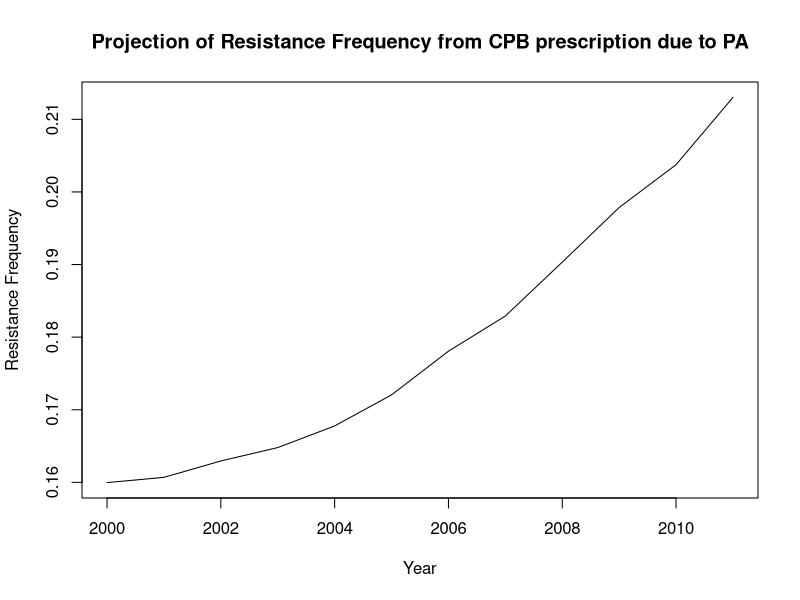

Here is the R script that generated this plot: (Note: this script raises an error after producing the figure.)
## ---- chunk 1
library(stats4)
setwd( "/Users/yiziyingchen/Desktop/Townsend/Bac resist-Freq")
library("readxl")
bac.PA =  read_excel("Bac2.xlsx", sheet = 1)
bac.PA$iso = bac.PA$`CDDEP Isolates_PA`+bac.PA$`MERCK Isolates_PA`
bac.PA$resis = bac.PA$Resistance_PA...3 + bac.PA$Resistance_PA...5
bac.PA$freq = bac.PA$resis/bac.PA$iso

t = seq(0,11,1)
bac.consump = bac.PA$Consumption

bac.d1 = c()
bac.d2 = c()
bac.c3 = c()
bac.d4 = c()
bac.d5 = c()
bac.d.mean = c()
bac.theta.m <- c()
set.seed(12345)
for (i in 1:1000){
  bac.d1 <- rnorm(1, 0.989, 0.006)
  bac.d2 <- rnorm(1, 0.964, 0.008)
  bac.d3 <- rnorm(1, 0.974, 0.013)
  bac.d4 <- rnorm(1, 0.985, 0.005)
  bac.d5 <- rnorm(1, 0.982, 0.007)
  bac.d.mean <- (bac.d1+bac.d2+bac.d3+bac.d4+bac.d5)/5
  bac.theta.m <- c(bac.theta.m, bac.d.mean)
}

#bac.pa.theta <- mean(bac.d1, bac.d2,bac.d3, bac.d4, bac.d5)
bac.pa.theta <- sort(bac.theta.m)[500]
bac.theta.l <- sort(bac.theta.m)[250]
bac.theta.u <- sort(bac.theta.m)[750]
bac.pa.theta <- sort(bac.theta.m)[500]
bac.pa.k <- bac.PA$resis
bac.pa.n <- bac.PA$iso
bac.a <- sum(bac.PA$Consumption)/12
bac.pa.a <- rep(bac.a, 12)
## ---- chunk 2
#find rho value by assuming equal a(t) and fit linear regression
library(nlme)
t = seq(0,11,1)
bac.at <- sum(bac.PA$Consumption)/12
bac.fit1 <- lm(log(1/bac.PA$freq -1) ~ t)
bac.inter <- summary(bac.fit1)$coefficient[1]         
bac.slope <- summary(bac.fit1)$coefficient[2]         
bac.pa.m = -bac.slope
bac.pa.rho = (bac.pa.m-(bac.pa.theta -1))/bac.a
bac.pa.r0 = 1/(exp(bac.inter)+1)

bac.pa.rt <- exp((bac.pa.rho*bac.PA$Consumption+bac.pa.theta-1)*t) / (1/bac.pa.r0 -1 + exp((bac.pa.rho*bac.PA$Consumption+bac.pa.theta-1)*t))

#plot projected rt 2011-2014
library(calibrate)
cbind(bac.pa.rho, bac.pa.r0)
plot((2000+t), bac.pa.rt, type = "l", xlab = "Year", ylab = "Resistance Frequency", main = "Projection of Resistance Frequency from CPB prescription due to PA")
data.frame(bac.pa.rt, bac.PA$freq)
## ---- chunk 3
bac.consump <- lm(Consumption ~ t, data = bac.PA)
bac.data <- data.frame(consump = bac.PA$Consumption, time = t)
bac.consump1 <- lm(consump ~ time, data = bac.data)
bac.conf.int <- predict(bac.consump1, interval = "conf", newdata = data.frame(time = c(12:45)))
bac.consump.l <- as.numeric(bac.conf.int[,2])
bac.consump.u <- as.numeric(bac.conf.int[,3])
bac.consump.g <- as.numeric(bac.conf.int[,1])

t.g<- seq(12,45,1)

#bac.consump.trend.g<-sapply(t.g, function(i) (summary(bac.consump)$coefficients[1] + i*summary(bac.consump)$coefficients[2]))
bac.rt.trend.g <- exp((bac.pa.rho*bac.consump.g + bac.pa.theta -1)*t.g) / (1/bac.pa.r0 -1 + exp((bac.pa.rho*bac.consump.g + bac.pa.theta -1)*t.g))
bac.rt.trend.l <- exp((bac.pa.rho*bac.consump.l + bac.pa.theta.l -1)*t.g) / (1/bac.pa.r0 -1 + exp((bac.pa.rho*bac.consump.l + bac.pa.theta.l -1)*t.g))

bac.rt.trend.u <- exp((bac.pa.rho*bac.consump.u + bac.pa.theta.u -1)*t.g) / (1/bac.pa.r0 -1 + exp((bac.pa.rho*bac.consump.u + bac.pa.theta.u -1)*t.g))
bac.rt.trend.l
bac.rt.trend.g
bac.rt.trend.u
## ---- chunk 4

t2 <- seq(26,30,1)
t3 <- seq(31,35,1)
t4 <- seq(36,40,1)

rt <- function(t_start,t_end, t){
  bac.m.trend <- bac.pa.rho*bac.consump.trend.g[t_start:t_end] + bac.pa.theta-1
  bac.rt.trend <- exp(bac.m.trend*t) / (1/bac.pa.r0 -1 + exp(bac.m.trend*t))
  return(bac.rt.trend)
}


bac.rt2025 <- rt(15,19,t2)
bac.rt2030 <- rt(20,24,t3)
bac.rt2030 <- rt(25,29,t4)
## ---- chunk 5
bac.consump.trend <-c()
bac.c.trend <- c()
rt_st <- function(t_start, t_end, t){
  for (i in 1:5){
    bac.consump.trend[i] <- (1-(0.517/5)*i)*bac.consump.trend.g[i+t_start-12]
    bac.c.trend <- c(bac.c.trend, bac.consump.trend[i])
  }
  bac.m.trend <-  bac.pa.rho*bac.c.trend + bac.pa.theta -1
  bac.rt.trend <- exp(bac.m.trend*t) / (1/bac.pa.r0 -1 + exp(bac.m.trend*t))
  return(bac.rt.trend)
}

bac.rt2020st <- rt_st(21,25,t2)
bac.rt2025st <- rt_st(25,29,t3)
bac.rt2030st <- rt_st(30,34,t4)

## ---- chunk 6
fit.data <- data.frame(resp = log(1/bac.PA$freq -1), time = c(0:11))
bac.fit1 <- lm(resp ~ time, data = fit.data)
predict(bac.fit1, interval = "conf", newdata = data.frame(time = c(12:45)))

## ---- chunk 7
bac.rt.trend.l <- matrix(NA, ncol = 34, nrow = 1000)
bac.rt.trend.u <- matrix(NA, ncol = 34, nrow = 1000)
cons.l <- as.numeric(bac.conf.int[,2])
cons.u <- as.numeric(bac.conf.int[,3])

for (i in 1:1000){
  for (j in 1:34){
  bac.rt.trend.l[i,j] <- exp((bac.pa.rho*cons.l[j]+bac.theta.m[i]-1)*(j+11)) / (1/bac.pa.r01 -1 + exp((bac.pa.rho*cons.l[j]+bac.theta.m[i]-1)*(j+11)))
  bac.rt.trend.u[i,j] <- exp((bac.pa.rho*cons.u[j]+bac.theta.m[i]-1)*(j+11)) / (1/bac.pa.r01 -1 + exp((bac.pa.rho*cons.u[j]+bac.theta.m[i]-1)*(j+11)))
}
}

bac.rt.trend <- rbind(bac.rt.trend.l, bac.rt.trend.u)

for (i in 1:34){
  bac.rt.trend[,i] <- sort(bac.rt.trend[,i], decreasing = FALSE)
}

bac.rt.trend.l <- exp((bac.pa.rho*cons.l+bac.theta.l-1)*c(12:45)) / (1/bac.pa.r0 -1 + exp((bac.pa.rho*cons.l+bac.theta.l-1)*c(12:45)))
bac.rt.trend.u <- exp((bac.pa.rho*cons.u+bac.theta.u-1)*c(12:45)) / (1/bac.pa.r0 -1 + exp((bac.pa.rho*cons.u+bac.theta.u-1)*c(12:45)))
bac.rt.trend.g <- exp((bac.pa.rho*bac.consump.g+bac.pa.theta-1)*c(12:40)) / (1/bac.pa.r0 -1 + exp((bac.pa.rho*bac.consump.g+bac.pa.theta-1)*c(12:45)))

bac.rt.trend.g <- exp((bac.pa.rho*bac.consump.g + bac.pa.theta -1)*c(12:45)) / (1/bac.pa.r0 -1 + exp((bac.pa.rho*bac.consump.g + bac.pa.theta -1)*c(12:45)))



bac.theta.l
bac.pa.theta
bac.theta.u

cons.l
bac.consump.trend.g
cons.u

bac.rt.l <- bac.rt.trend[250,]
bac.rt.u <- bac.rt.trend[170,]

bac.rt.l
bac.rt.u
bac.rt.trend.l
bac.rt.trend.u
bac.rt.trend.g
## ---- chunk 8
##resampling consump
bac.fit1 <- lm(log(1/bac.PA$freq -1) ~ c(0:11))
bac.fit2 <- lm(log(1/bac.rt.trend.g -1) ~ c(12:45))

resampled.consump <- matrix(NA, nrow = 1000, ncol = length(bac.consump.trend.g))
for (i in 1:1000){
  for (j in 1:length(bac.consump.trend.g)){
    resampled.consump[i,j] = rnorm(1,bac.consump.trend.g[j],1)
  }
}

for (i in 1:length(bac.consump.trend.g)){
  resampled.consump[,i] = sort(resampled.consump[,i])
}

bac.consump.l <- resampled.consump[250,]
bac.consump.u <- resampled.consump[750,]

##resampling theta
t.g <- c(12:45)
bac.m.l <- bac.pa.rho*cons.l + bac.theta.l -1
bac.rt.l <- exp(bac.m.l*t.g) / (1/bac.pa.r0 -1 + exp(bac.m.l*t.g))

bac.m.u <- bac.pa.rho*cons.u + bac.theta.u -1
bac.rt.u <- exp(bac.m.u*t.g) / (1/bac.pa.r0 -1 + exp(bac.m.u*t.g))


bacfreq.l <- exp((bac.pa.rho1*bac.PA$Consumption+bac.theta.l-1)*t) / (1/bac.pa.r01 -1 + exp((bac.pa.rho1*bac.PA$Consumption+bac.theta.l-1)*t))
bacfreq.u <- exp((bac.pa.rho1*bac.PA$Consumption+bac.theta.u-1)*t) / (1/bac.pa.r01 -1 + exp((bac.pa.rho1*bac.PA$Consumption+bac.theta.u-1)*t))

## ---- chunk 9
##MCMC CI
rt.mcmc.l <- matrix(NA, ncol = 34, nrow = 1000)
rt.mcmc.u <- matrix(NA, ncol = 34, nrow = 1000)
for (i in 1:1000){
  for (j in 1:29){
      rt.mcmc.l[i,j] <- rnorm(1, bac.rt.l[j],1)
      rt.mcmc.u[i,j] <- rnorm(1, bac.rt.u[j],1)
  }
}

for (i in 1:29){
  rt.mcmc.l[,i] = sort(rt.mcmc.l[,i])
  rt.mcmc.u[,i] = sort(rt.mcmc.u[,i])
}

rt.mcmc.u[250,]
rt.mcmc.u[750,]

bac.conf.int <- predict(bac.fit1, interval = "conf", newdata = data.frame(c(0:11)))
bac.simreg1 <- function(mod = bac.fit1){
  a = coef(mod)[1]
  b = coef(mod)[2]
  rse = summary(mod)$sigma
  x = c(0:45)
  y.sim <- rnorm(n = length(x), mean = a+b*x, sd = rse)
  lm.sim <- lm(y.sim ~ x)
  coef(lm.sim)
#pa.m = -b
#pa.rho = (pa.m-(pa.theta -1))/at
#pa.r0 = 1/(exp(a)+1)

#pa.rt <- exp((pa.rho*PA$consump+pa.theta-1)*t) / (1/pa.r0 -1 + #exp((pa.rho*PA$consump+pa.theta-1)*t))
}

set.seed(12345)
bac.rt.all = c()
for(i in 1:12){
  bac.rt.sim <- rnorm(n = 1000, mean = bac.PA$freq, sd = summary(bac.fit1)$sigma)
  bac.rt.sim <- bac.rt.sim[order(bac.rt.sim)]
  bac.rt.all <- cbind(bac.rt.all, bac.rt.sim)
  bac.CI.l <- bac.rt.all[250,]
  bac.CI.u <- bac.rt.all[750,]
}

bacfreq.rt.l <- as.vector(bac.CI.l)
bacfreq.rt.u <- as.vector(bac.CI.u)


bac.rt.sim.2020 <- rnorm(n = 1000, mean = max(bac.rt2020st), sd = summary(bac.fit1)$sigma)
bac.rt.sim.2020 <- bac.rt.sim.2020[order(bac.rt.sim.2020)]
bac.rt.sim.2020[250]
bac.rt.sim.2020[750]

bac.rt.sim.2030 <- rnorm(n = 1000, mean = max(bac.rt2030st), sd = summary(bac.fit1)$sigma)
bac.rt.sim.2030 <- bac.rt.sim.2030[order(bac.rt.sim.2030)]
bac.rt.sim.2030[250]
bac.rt.sim.2030[750]

#MC simulation
N <- 1000
bac.simulated.coef <- replicate(N, bac.simreg1())
bac.simulated.coef <- t(bac.simulated.coef)
sd(bac.simulated.coef[,1])
sd(bac.simulated.coef[,2])
summary(bac.fit1)$coef[,1:2]
#MCMC CI for the slope
bac.slop.ci <- quantile(bac.simulated.coef[,2], c(0.025, 0.975))
#MCMC CI for the intercept
bac.inter.ci <- quantile(bac.simulated.coef[,1], c(0.025, 0.975))
#acutal intercept CI
confint(bac.fit1)[1,]
#acutal slope CI
confint(bac.fit1)[2,]


#rho CI
bac.pa.m.l = -bac.slop.ci[2]
bac.pa.m.u = -bac.slop.ci[1]
bac.pa.rho.l = (bac.pa.m.l-(bac.pa.theta.l -1))/bac.at
bac.pa.rho.u = (bac.pa.m.u-(bac.pa.theta.u -1))/bac.at
c(bac.pa.rho.l, bac.pa.rho.u)
#r0 CI
bac.inter.ci.l = bac.inter.ci[2]
bac.inter.ci.u = bac.inter.ci[1]
bac.pa.r0.l = 1/(exp(bac.inter.ci.l)+1)
bac.pa.r0.u = 1/(exp(bac.inter.ci.u)+1)
c(bac.pa.r0.l, bac.pa.r0.u)


bac.m.trend.g.l <- bac.pa.rho.l*c(bac.consump.trend.g) + bac.pa.theta.l -1
bac.m.trend.g.u <- bac.pa.rho.u*c(bac.consump.trend.g) + bac.pa.theta.u -1

bac.rt.trend.g.l <- exp(bac.m.trend.g.l*c(12:45)) / (1/bac.pa.r0.l -1 + exp(bac.m.trend.g.l*c(12:45)))
bac.rt.trend.g.u <- exp(bac.m.trend.g.u*c(12:45)) / (1/bac.pa.r0.l -1 + exp(bac.m.trend.g.u*c(12:45)))

data.frame(year = 2012:2040, lwr = bac.rt.trend.g.l, upr = bac.rt.trend.g.u, bac.rt.trend.g)


#0:12 CI
bacfreq.rt.l <- bac.PA$freq - 1.96*sqrt(bac.PA$freq*(1-bac.PA$freq)/bac.PA$iso)
bacfreq.rt.u <- bac.PA$freq + 1.96*sqrt(bac.PA$freq*(1-bac.PA$freq)/bac.PA$iso)

rt = matrix(nrow = 1000, ncol = 34)
for (i in 1:34){
  rt[,i] = rnorm(n = 1000, mean = bac.rt.trend.g.l[i], sd = summary(bac.fit1)$sigma)
  rt[,i] = sort(rt[,i])
}

rtl = rt[250,]
rtu = rt[750,]
#pa.rho.l = (pa.m.l-(bac.pa.theta -1))/at
#pa.rho.u = (pa.m.u-(bac.pa.theta -1))/at

#sd(simulated.coef[,1])
#sd(simulated.coef[,2])


#m.l <- pa.rho.l*at + bac.pa.theta -1
#m.u <- pa.rho.u*at + bac.pa.theta -1
#rt.l <- exp(m.l*c(0:12)) / (1/pa.r0.l -1 + exp(m.l*c(0:12)))
#rt.u <- exp(m.u*c(0:12)) / (1/pa.r0.u -1 + exp(m.u*c(0:12)))
## ---- chunk 10
require(ggplot2)
require(plotrix)
require(grid)
require(gridExtra)
bac.dat <- data.frame(Year = 2000:2045, y = c(bac.PA$freq, bac.rt.trend.g[1:13], bac.rt2020st, rep(min(bac.rt2020st),15), bac.PA$freq, bac.rt.trend.g[1:18], bac.rt2025st, rep(min(bac.rt2025st),10), bac.PA$freq, bac.rt.trend.g[1:23], bac.rt2030st, rep(min(bac.rt2030st),5), bac.PA$freq, bac.rt.trend.g),  
                      lwr = rep(c(bacfreq.rt.l, rep(NA,34)),4), 
                      upr = rep(c(bacfreq.rt.u, rep(NA,34)),4),
                      l = rep(c(rep(NA,12),bac.rt.trend.l),4), 
                      u = rep(c(rep(NA,12),bac.rt.trend.u),4), 
                      Year.Start = factor(c(rep(2025,46), rep(2030,46), rep(2035,46), rep("none", 46))), 
                      Stewardship = factor(c(rep("with stewarship", 46*3), rep("no stewarship", 46))))

bac1 <- data.frame(Year = 2000:2011, y = bac.PA$freq, Stewardship = NA)
bac2 <- data.frame(Year = 2000:2045, y= c(bac.PA$freq,bac.rt.trend.g), Stewardship = NA)
bac3 <- data.frame(Year = 2012:2045, y= bac.rt.trend.g, Stewardship = NA)

p.bac <- ggplot(bac.dat, aes(x=Year, y=y, color=Year.Start)) + 
geom_line(aes(linetype = Stewardship)) + scale_linetype_manual(values=c("solid", "dotdash")) + scale_colour_manual(values=c("blue", "purple", "red", "black"))+ theme(legend.position = "none") +  theme_classic() + ylab("Resistance Frequency") + theme(legend.position ="bottom", axis.text=element_text(size=14), axis.title=element_text(size=14,face="bold")) + ggtitle("Bacteremia") + geom_errorbar(aes(ymin = lwr, ymax = upr), width = 0.4, color = "darkorange") + geom_ribbon(aes(ymin=l,ymax=u),alpha=0.2, fill = "blue",colour = NA) + theme_classic() + ylab("Resistance Frequency") + ggtitle("Bacteremia") + theme(plot.title =element_text(size=16, face="bold", hjust = 0.5), axis.title.y = element_text(size = 13), axis.title.x = element_text(size = 13), axis.text.x = element_text(size=13),axis.text.y = element_text(size=13))

jpeg(file="/Users/yiziyingchen/Desktop/Townsend/P.A./bac2_rt.jpeg",
width=500, height=400)

ggsave("bac2_rt.jpeg", width = 7, height = 5)
p.bac.plot2 <- p.bac + theme(plot.title =element_text(size=18, face="bold", hjust = 0.5), legend.position ="none")
## ---- chunk 11
#Resistance frequency compare
library(scales)
rt.compare <- function(x1, x2) percent(((max(x1) - min(x2)) / min(x2)))
#2020 intervention
bac.inter1 <- rt.compare(bac.rt2020, bac.rt2020st)
#2025 intervention
bac.inter2 <- rt.compare(bac.rt2025, bac.rt2025st)
#2030 intervention
bac.inter3<- rt.compare(bac.rt2030, bac.rt2030st)
intervention <- c(2020,2025,2030)
#5-year RF change percentage with intervention
bac.RF_diff <- c(bac.inter1, bac.inter2, bac.inter3)
data.frame(intervention,bac.RF_diff)
#5-year end point RF
bac.START_RF = c(max(bac.rt2020), max(bac.rt2025), max(bac.rt2030))
bac.END_RF = c(min(bac.rt2020st), min(bac.rt2025st), min(bac.rt2030st))
data.frame(intervention, bac.START_RF, bac.END_RF)

path = "/Users/yiziyingchen/Desktop/Townsend/P.A./"

library(openxlsx)
write.xlsx(data.frame(intervention, bac.START_RF, bac.END_RF), file =  paste0(path, "bac_rf.xlsx"), append = FALSE)
## ---- chunk 12
pop = read_excel("population.xlsx", sheet = 1)
bac.pa = bac.PA$`bac-PA`[12]
cbp.bac = bac.PA$`cbp-bac`[12]
#ratio of pneu contributed by PA should not be decreasing; take the last time point
in.cbp = 0.136736215
##==1468/(1468+10736)
bac = 2.157*10^-3 #per Y
#pneu.pa =c()
#p1 = c()
#for(i in 15:40){
  #p1 = summary(m1)$coefficient[1] + summary(m1)$coefficient[2]*i
  #pneu.pa = c(pneu.pa,p1)
#}

#pneu.pa

bac.case = c()
bac.cn = c()
for(i in 19:40){
  bac.cn = bac.pa*cbp.bac*pop$Population[(i-14)]*bac
  bac.case = c(bac.case,bac.cn)
}
case = c()
case_reduc <- function(start, end){
  for (i in 1:5)
  case[i] <- (1-(0.517/5)*i)*bac.case[i+start-20]
  return(case)
}

bac.c25 = bac.rt.trend.g[13]*bac.case[6]
bac.c25.1 = bac.rt2020st[5]*case_reduc(21, 25)[5]
bac.int.2020 = bac.c25 - bac.c25.1
bac.c30 = bac.rt.trend.g[18]*bac.case[11]
bac.c30.1 = bac.rt2025st[5]*case_reduc(26, 30)[5]
bac.int.2025 = bac.c30 - bac.c30.1
bac.c35 = bac.rt.trend.g[23]*bac.case[16]
bac.c35.1 = bac.rt2030st[5]*case_reduc(31, 35)[5]
bac.int.2030 = bac.c35 - bac.c35.1
bac.CASE.diff = c(ceiling(bac.int.2020), ceiling(bac.int.2025), ceiling(bac.int.2030))
YEAR = c(2020,2025,2030)

#5-year end point resistance cases number across US
bac.END.CASE <- ceiling(c(bac.c25.1, bac.c30.1, bac.c35.1))
cbind(YEAR, bac.END.CASE)
bac.NO.STEWARD = c(bac.c25, bac.c30, bac.c35)
#5-year isolate case number change under intervention in US
cbind(YEAR, bac.CASE.diff)
cbind(YEAR, bac.NO.STEWARD)
data.frame(YEAR, bac.END.CASE, bac.NO.STEWARD)

write.xlsx(data.frame(YEAR, bac.END.CASE, bac.NO.STEWARD), file =  paste0(path, "bac_casecompare.xlsx"), append = FALSE)
## ---- chunk 13
bac.c.g1 <- bac.case[1:2]*bac.rt.trend.g[7:8]
bac.c.g2 <- bac.case[1:7]*bac.rt.trend.g[7:13]
bac.c.g3 <- bac.case[1:12]*bac.rt.trend.g[7:18]
bac.c.2020 <- bac.case[3:7]*bac.rt2020st
bac.c.2020.1<- rep(bac.c.2020[5],15)
bac.c.2025 <- bac.case[8:12]*bac.rt2025st
bac.c.2025.1<- rep(bac.c.2025[5],10)
bac.c.2030 <- bac.case[13:17]*bac.rt2030st
bac.c.2030.1<- rep(bac.c.2030[5],5)
## ---- chunk 14
bac.Intervention.YEAR = c(2020,2025,2030)
bac.case.diff.2020 = sum(bac.rt.trend.g[c(9:13)]*bac.case[c(2:6)] - bac.rt2020st*case_reduc(21, 25)) + sum(bac.rt.trend.g[c(14:28)]*bac.case[c(8:22)])-(bac.rt2020st[5]*case_reduc(21, 25)[5])*15
bac.case.diff.2025 = sum(bac.rt.trend.g[c(14:18)]*bac.case[c(7:11)] - bac.rt2025st*case_reduc(26, 30)) + sum(bac.rt.trend.g[c(19:28)]*bac.case[c(13:22)])-(bac.rt2025st[5]*case_reduc(26, 30)[5])*10
bac.case.diff.2030 = sum(bac.rt.trend.g[c(19:23)]*bac.case[c(12:16)] - bac.rt2030st*case_reduc(31, 35)) + sum(bac.rt.trend.g[c(24:28)]*bac.case[c(18:22)])-(bac.rt2030st[5]*case_reduc(31, 35)[5])*5
bac.CASE_SAVE = c(bac.case.diff.2020, bac.case.diff.2025, bac.case.diff.2030)
data.frame(bac.Intervention.YEAR,bac.CASE_SAVE)

write.xlsx(data.frame(bac.Intervention.YEAR, bac.CASE_SAVE), file = paste0(path, "bac_casesave.xlsx"), append = FALSE)
## ---- chunk 15
plot((bac.case*bac.rt.trend.g[7:28]), x = c(2019:2040), ylim = range(0,2500), type = "l",main = "Resistance across US from CBP prescription due to Pneumonia", yaxt = "n",ylab = "Resistance per year", xlab = "Year")
par(new = T)
plot(c(bac.c.g1,bac.c.2020, bac.c.2020.1), x = c(2019:2040), type = "l", ylim = range(0,2500), main = "Resistance across US from CBP prescription due to Pneumonia", xlim = range(2019,2040),ylab = "Resistance per year", yaxt = "n", xlab = "Year", col = "blue", lty = 2)
par(new = T)
plot(c(bac.c.g2, bac.c.2025, bac.c.2025.1), x = c(2019:2040), type = "l", ylim = range(0,2500), main = "Resistance across US from CBP prescription due to Pneumonia", ylab = "Resistance per year", yaxt = "n", xlab = "Year", col = "purple", lty = 2)
par(new = T)
plot(c(bac.c.g3, bac.c.2030, bac.c.2030.1), x = c(2019:2040), type = "l", ylim = range(0,2500), main = "Resistance across US from CBP prescription due to Pneumonia", ylab = "Resistance per year", yaxt = "n", xlab = "Year", col = "red", lty = 2)
axis(side=2, hadj=0.8, cex.axis=0.9, las=2)
legend(2019, 2500, legend = c("without stewardship", "2020", "2025", "2030"), col = c("black", "blue", "purple", "red"), lty = c(1,2,2,2),cex=0.8, text.font=4, bg='lightblue')
## ---- chunk 16
bac.resis1 <- data.frame(Year = 2019:2040, y = c(c(bac.c.g1,bac.c.2020, bac.c.2020.1), bac.case*bac.rt.trend.g[7:28]), Year.Start = factor(c(rep(2020,22), rep("baseline", 22))), Stewardship = factor(c(rep("with stewarship", 22), rep("without stewarship", 22))))

bac.resis2 <- data.frame(Year = 2019:2040, y = c(c(bac.c.g2, bac.c.2025, bac.c.2025.1),bac.case*bac.rt.trend.g[7:28]), Year.Start = factor(c(rep(2025,22), rep("baseline", 22))), Stewardship = factor(c(rep("with stewarship", 22), rep("without stewarship", 22))))

bac.resis3 <- data.frame(Year = 2019:2040, y = c(c(bac.c.g3, bac.c.2030, bac.c.2030.1),bac.case*bac.rt.trend.g[7:28]), Year.Start = factor(c(rep(2030,22), rep("baseline", 22))), Stewardship = factor(c(rep("with stewarship", 22), rep("without stewarship", 22))))

bac.resis1 <- ggplot(bac.resis1, aes(x=Year, y=y, color=Year.Start)) +
geom_line(aes(linetype = Stewardship)) + scale_linetype_manual(values=c("dotdash", "solid")) + scale_colour_manual(values=c("blue", "black"))+ theme(legend.position = "none") +  theme_classic() + ylab("CBP prescription \n per year for Bacteremia") + theme(legend.position ="bottom", axis.text=element_text(size=14), axis.title=element_text(size=14,face="bold")) + ggtitle("Bacteremia") + scale_y_continuous(limits=c(0, 2500))

bac.resis2 <- ggplot(bac.resis2, aes(x=Year, y=y, color=Year.Start)) +
geom_line(aes(linetype = Stewardship)) + scale_linetype_manual(values=c("dotdash", "solid")) + scale_colour_manual(values=c( "purple", "black"))+ theme(legend.position = "none") +  theme_classic() + ylab("CBP prescription \n per year for Bacteremia") + theme(legend.position ="bottom", axis.text=element_text(size=14), axis.title=element_text(size=14,face="bold")) + ggtitle("Bacteremia") + scale_y_continuous(limits=c(0, 2500))

bac.resis3 <- ggplot(bac.resis3, aes(x=Year, y=y, color=Year.Start)) +
geom_line(aes(linetype = Stewardship)) + scale_linetype_manual(values=c("dotdash", "solid")) + scale_colour_manual(values=c("red", "black"))+ theme(legend.position = "none") +  theme_classic() + ylab("CBP prescription \n per year for Bacteremia") + theme(legend.position ="bottom", axis.text=element_text(size=14), axis.title=element_text(size=14,face="bold")) + ggtitle("Bacteremia") + scale_y_continuous(limits=c(0, 2500))

ggsave("bac_cbp_prescrip.jpeg", height = 5, width = 7)
bac.resis3 <- bac.resis3 + theme(plot.title =element_text(size=18, face="bold", hjust = 0.5), legend.position ="none")
bac.resis1 <- bac.resis1 + theme(plot.title =element_text(size=18, face="bold", hjust = 0.5), legend.position ="none")

bac.resis2 <- bac.resis2 + theme(plot.title =element_text(size=18, face="bold", hjust = 0.5), legend.position ="none")
## ---- chunk 17
bac.cbp.in.prescrip = ceiling(bac*bac.pa*pop$Population[c(-1,-2)]*in.cbp*cbp.bac)

#inappropriate CBP prescription
incase_reduc <- function(start, end){
  for (i in 1:5)
  case[i] <- (1-(0.517/5)*i)*bac.cbp.in.prescrip[i+start-20]
  return(case)
}
bac.red2020 = incase_reduc(21,25)
bac.red2020.1 = rep(bac.red2020[5],15)
bac.red2025 = incase_reduc(26,30)
bac.red2025.1 = rep(bac.red2025[5],10)
bac.red2030 = incase_reduc(31,35)
bac.red2030.1 = rep(bac.red2030[5],5)
## ---- chunk 18
plot(y = bac.cbp.in.prescrip[3:24], x = c(2019:2040), ylim = range(0,bac.red2020,bac.cbp.in.prescrip),type = "l", main = "Inappropriate CBP prescription projection across US", yaxt = "n", ylab = "Inappropriate CBP prescirption per year", xlab = "Year")
par(new = T)
plot(y = c(bac.cbp.in.prescrip[3:4], bac.red2020, bac.red2020.1), x = c(2019:2040), ylim = range(0,bac.red2020,bac.cbp.in.prescrip),type = "l", col = "blue", main = "Inappropriate CBP prescription projection across US", yaxt = "n", ylab = "Inappropriate CBP prescirption per year", xlab = "Year", lty = 2)
par(new = T)
plot(y = c(bac.cbp.in.prescrip[3:9], bac.red2025, bac.red2025.1), x = c(2019:2040), ylim = range(0,bac.red2020,bac.cbp.in.prescrip),type = "l", col = "purple", main = "Inappropriate CBP prescription projection across US", yaxt = "n", ylab = "Inappropriate CBP prescirption per year", xlab = "Year", lty = 2)
par(new = T)
plot(y = c(bac.cbp.in.prescrip[3:14], bac.red2030, bac.red2030.1), x = c(2019:2040), ylim = range(0,bac.red2020,bac.cbp.in.prescrip),type = "l", col = "red", main = "Inappropriate CBP prescription projection across US", yaxt = "n", ylab = "Inappropriate CBP prescirption \n per year", xlab = "Year", lty = 2)
axis(side=2, at=c(0, 100, 200, 300, 400,500,600),hadj=0.9, cex.axis=0.8, las=2)
legend(2020, 150, legend = c("no stewardship", "2020", "2025", "2030"), col = c("black", "blue", "purple", "red"), lty = c(1,2,2,2),cex=0.8, text.font=4, bg='lightblue')
## ---- chunk 19
p.bac1 <- data.frame(Year = 2019:2040, y = c(c(bac.cbp.in.prescrip[3:4], bac.red2020, bac.red2020.1), bac.cbp.in.prescrip[3:24]), Year.Start = factor(c(rep(2020,22),  rep("non", 22))), Stewardship = factor(c(rep("with stewarship", 22), rep("without stewarship", 22))),u = rep(bac.cbp.in.prescrip[3:24],2))

p.bac2 <- data.frame(Year = 2019:2040, y = c(c(bac.cbp.in.prescrip[3:9], bac.red2025, bac.red2025.1), bac.cbp.in.prescrip[3:24]), Year.Start = factor(c( rep(2025,22), rep("non", 22))), Stewardship = factor(c(rep("with stewarship", 22), rep("without stewarship", 22))),u = rep(bac.cbp.in.prescrip[3:24],2))

p.bac3 <- data.frame(Year = rep(2019:2040,2), y = c(c(bac.cbp.in.prescrip[3:14], bac.red2030, bac.red2030.1), bac.cbp.in.prescrip[3:24]), Year.Start = factor(c(rep(2030,22), rep("non", 22))), Stewardship = factor(c(rep("with stewarship", 22), rep("without stewarship", 22))), u = rep(bac.cbp.in.prescrip[3:24],2))

bac.bac1 <- subset(p.bac1,Year.Start == "2020")
bac.bac2 <- subset(p.bac2,Year.Start == "2025")
bac.bac3 <- subset(p.bac3,Year.Start == "2030")

p.bac.pres1 <- ggplot(p.bac1, aes(x=Year, y=y, color=Year.Start)) +
geom_line(aes(linetype = Stewardship)) + scale_linetype_manual(values=c("dotdash", "solid")) + scale_colour_manual(values=c("blue", "black"))+ theme(legend.position = "none") +  theme_classic() + ylab("Inappropriate CBP prescirption \n per year") + theme(legend.position ="bottom", axis.text=element_text(size=14), axis.title=element_text(size=14,face="bold")) + ggtitle("Bacteremia") +scale_y_continuous(limits=c(0, 2500)) + geom_ribbon(data=bac.bac1, aes(ymin =y, ymax =u), alpha = 0.2, fill = "blue", colour = NA)

p.bac.pres2 <- ggplot(p.bac2, aes(x=Year, y=y, color=Year.Start)) +
geom_line(aes(linetype = Stewardship)) + scale_linetype_manual(values=c("dotdash", "solid")) + scale_colour_manual(values=c("purple", "black"))+ theme(legend.position = "none") +  theme_classic() + ylab("Inappropriate CBP prescirption \n per year") + theme(legend.position ="bottom", axis.text=element_text(size=14), axis.title=element_text(size=14,face="bold")) + ggtitle("Bacteremia") +scale_y_continuous(limits=c(0, 2500)) + geom_ribbon(data = bac.bac2, aes(ymin =y, ymax =u), alpha = 0.2, fill = "purple", colour = NA) 

p.bac.pres3 <- ggplot(p.bac3, aes(x=Year, y=y, color=Year.Start)) +
geom_line(aes(linetype = Stewardship)) + scale_linetype_manual(values=c("dotdash", "solid")) + scale_colour_manual(values=c("red", "black"))+ theme(legend.position = "none") +  theme_classic() + ylab("Inappropriate CBP prescirption \n per year") + theme(legend.position ="bottom", axis.text=element_text(size=14), axis.title=element_text(size=14,face="bold")) + ggtitle("Bacteremia") +scale_y_continuous(limits=c(0, 2500)) + geom_ribbon(data = bac.bac3, aes(ymin =y, ymax =u), alpha = 0.2, fill = "red", colour = NA)

ggsave("bac_in.pres2.jpeg", height = 5, width = 7)
p.bac.pres2 <- p.bac.pres2 + theme(plot.title =element_text(size=18, face="bold", hjust = 0.5), legend.position ="none")
p.bac.pres1 <- p.bac.pres1 + theme(plot.title =element_text(size=18, face="bold", hjust = 0.5), legend.position ="none")
p.bac.pres3 <- p.bac.pres3 + theme(plot.title =element_text(size=18, face="bold", hjust = 0.5), legend.position ="none")

bac.resis1 + p.bac.pres1
## ---- chunk 20
bac.resis1 <- data.frame(Year = 2019:2040, y = c(c(bac.c.g1,bac.c.2020, bac.c.2020.1), bac.case*bac.rt.trend.g[7:28]), Year.Start = factor(c(rep(2020,22), rep("baseline", 22))), Stewardship = factor(c(rep("with stewarship", 22), rep("without stewarship", 22))))

bac.resis2 <- data.frame(Year = 2019:2040, y = c(c(bac.c.g2, bac.c.2025, bac.c.2025.1),bac.case*bac.rt.trend.g[7:28]), Year.Start = factor(c(rep(2025,22), rep("baseline", 22))), Stewardship = factor(c(rep("with stewarship", 22), rep("without stewarship", 22))))

bac.resis3 <- data.frame(Year = 2019:2040, y = c(c(bac.c.g3, bac.c.2030, bac.c.2030.1),bac.case*bac.rt.trend.g[7:28]), Year.Start = factor(c(rep(2030,22), rep("baseline", 22))), Stewardship = factor(c(rep("with stewarship", 22), rep("without stewarship", 22))))

bac.resis1 <- ggplot(bac.resis1, aes(x=Year, y=y, color=Year.Start)) +
geom_line(aes(linetype = Stewardship)) + scale_linetype_manual(values=c("dotdash", "solid")) + scale_colour_manual(values=c("blue", "black"))+ theme(legend.position = "none") +  theme_classic() + ylab("CBP prescription \n per year for Bacteremia") + theme(legend.position ="bottom", axis.text=element_text(size=14), axis.title=element_text(size=14,face="bold")) + ggtitle("Bacteremia") + scale_y_continuous(limits=c(0, 2500))

bac.resis2 <- ggplot(bac.resis2, aes(x=Year, y=y, color=Year.Start)) +
geom_line(aes(linetype = Stewardship)) + scale_linetype_manual(values=c("dotdash", "solid")) + scale_colour_manual(values=c( "purple", "black"))+ theme(legend.position = "none") +  theme_classic() + ylab("CBP prescription \n per year for Bacteremia") + theme(legend.position ="bottom", axis.text=element_text(size=14), axis.title=element_text(size=14,face="bold")) + ggtitle("Bacteremia") + scale_y_continuous(limits=c(0, 2500))

bac.resis3 <- ggplot(bac.resis3, aes(x=Year, y=y, color=Year.Start)) +
geom_line(aes(linetype = Stewardship)) + scale_linetype_manual(values=c("dotdash", "solid")) + scale_colour_manual(values=c("red", "black"))+ theme(legend.position = "none") +  theme_classic() + ylab("CBP prescription \n per year for Bacteremia") + theme(legend.position ="bottom", axis.text=element_text(size=14), axis.title=element_text(size=14,face="bold")) + ggtitle("Bacteremia") + scale_y_continuous(limits=c(0, 2500))

ggsave("bac_cbp_prescrip.jpeg", height = 5, width = 7)
bac.resis3 <- bac.resis3 + theme(plot.title =element_text(size=18, face="bold", hjust = 0.5), legend.position ="none")
bac.resis1 <- bac.resis1 + theme(plot.title =element_text(size=18, face="bold", hjust = 0.5), legend.position ="none")

bac.resis2 <- bac.resis2 + theme(plot.title =element_text(size=18, face="bold", hjust = 0.5), legend.position ="none")
## ---- chunk 21
bac.resis1 <- data.frame(Year = 2019:2040, y = c(c(bac.c.g1,bac.c.2020, bac.c.2020.1), bac.case*bac.rt.trend.g[7:28]), Stewardship = factor(c(rep(2020,22), rep("status quo", 22))), start.year = factor(c(rep("with stewarship", 22), rep("without stewarship", 22))), u = NA, type = rep("overall prescription", 22))



p.bac1 <- data.frame(Year = 2019:2040, y = c(c(bac.cbp.in.prescrip[3:4], bac.red2020, bac.red2020.1), bac.cbp.in.prescrip[3:24]), Stewardship = factor(c(rep(2020,22),  rep("status quo", 22))), start.year = factor(c(rep("with stewarship", 22), rep("without stewarship", 22))), u = rep(bac.cbp.in.prescrip[3:24],2), type = rep("inappropriate prescription", 22))

bac.bac1 <- subset(p.bac1,Stewardship == "2020")

bac.prescrip_in1 <- ggplot() + geom_line(bac.resis1, mapping = aes(x=Year, y=y, color=Stewardship, linetype = Stewardship))+ geom_line(p.bac1, mapping = aes(x=Year, y=y, color=Stewardship, linetype = Stewardship)) + scale_linetype_manual(values=c("dotdash", "solid")) + scale_color_manual(values=c("blue", "black"))+ scale_fill_manual(name="Prescription Type",values= c("inappriopriate prescription" = "lightblue")) +  theme_classic() + ylab("CBP prescription \n per year for Bacteremia")  + ggtitle("Bacteremia") + scale_y_continuous(limits=c(0, 3000)) + geom_ribbon(data=bac.bac1, aes(x = Year, ymin =y, ymax =u), alpha = 0.2, fill = "blue", colour = NA) + theme(plot.title =element_text(size=18, face="bold", hjust = 0.5), legend.position ="none")



bac.resis2 <- data.frame(Year = 2019:2040, y = c(c(bac.c.g2, bac.c.2025, bac.c.2025.1),bac.case*bac.rt.trend.g[7:28]), Stewardship = factor(c(rep(2025,22), rep("status quo", 22))), start.year = factor(c(rep("with stewarship", 22), rep("without stewarship", 22))), u = NA,type = rep("overall prescription", 22))

p.bac2 <- data.frame(Year = 2019:2040, y = c(c(bac.cbp.in.prescrip[3:9], bac.red2025, bac.red2025.1), bac.cbp.in.prescrip[3:24]), Stewardship = factor(c( rep(2025,22), rep("status quo", 22))), start.year = factor(c(rep("with stewarship", 22), rep("without stewarship", 22))),u = rep(bac.cbp.in.prescrip[3:24],2), type = rep("inappropriate prescription", 22))

bac.bac2 <- subset(p.bac2,Stewardship == "2025")

bac.prescrip_in2 <- ggplot() + geom_line(bac.resis2, mapping = aes(x=Year, y=y, color=Stewardship, linetype = Stewardship))+ geom_line(p.bac2, mapping = aes(x=Year, y=y, color=Stewardship, linetype = Stewardship)) + scale_linetype_manual(values=c("dotdash", "solid")) + scale_colour_manual(values=c("purple", "black"))+scale_fill_manual(name="Prescription Type",values= c("inappriopriate prescription" = "purple")) + theme_classic() + ylab("CBP prescription \n per year for Bacteremia") + ggtitle("Bacteremia") + scale_y_continuous(limits=c(0, 3000)) + geom_ribbon(data=bac.bac2, aes(x = Year, ymin =y, ymax =u), alpha = 0.2, fill = "purple", colour = NA) + theme(plot.title =element_text(size=18, face="bold", hjust = 0.5), legend.position ="none")

#+ theme(legend.position ="bottom", axis.text=element_text(size=14), axis.title=element_text(size=14,face="bold")) 

bac.resis3 <- data.frame(Year = 2019:2040, y = c(c(bac.c.g3, bac.c.2030, bac.c.2030.1),bac.case*bac.rt.trend.g[7:28]), Stewardship = factor(c(rep(2030,22), rep("status quo", 22))), start.year = factor(c(rep("with stewarship", 22), rep("without stewarship", 22))), u = NA,type = rep("overall prescription", 22))

p.bac3 <- data.frame(Year =2019:2040, y = c(c(bac.cbp.in.prescrip[3:14], bac.red2030, bac.red2030.1), bac.cbp.in.prescrip[3:24]), Stewardship = factor(c(rep(2030,22), rep("status quo", 22))), start.year = factor(c(rep("with stewarship", 22), rep("without stewarship", 22))), u = rep(bac.cbp.in.prescrip[3:24],2), type = rep("inappropriate prescription", 22))

bac.bac3 <- subset(p.bac3,Stewardship == "2030")

bac.prescrip_in3 <- ggplot() + geom_line(bac.resis3, mapping = aes(x=Year, y=y, color=Stewardship, linetype = Stewardship))+ geom_line(p.bac3, mapping = aes(x=Year, y=y, color=Stewardship, linetype = Stewardship)) + scale_linetype_manual(values=c("dotdash", "solid")) + scale_color_manual(values=c("red", "black"))+ scale_fill_manual(name="Prescription Type",values= c("inappriopriate prescription" = "red")) +  theme_classic() + ylab("CBP prescription \n per year for Bacteremia") + ggtitle("Bacteremia") + scale_y_continuous(limits=c(0, 3000)) + geom_ribbon(data=bac.bac3, aes(x = Year, ymin =y, ymax =u), alpha = 0.2, fill = "red", colour = NA) + theme(plot.title =element_text(size=18, face="bold", hjust = 0.5), legend.position ="none")

## ---- chunk 22
plot(2000:2011, ylim = c(min(bac.PA$freq), max(bac.rt.trend.g)), xlim = range(2000:2040),y = bac.PA$freq, xlab = "Year", ylab = "Resistance Frequency",main = "Projected Resistance Frequency with/out Bacteria Stewardship", pch = 19, type = 'o', cex = 0.3)
arrows(2000:2011, bac.rt.l, 2000:2011, bac.rt.u, length = 0.03, angle = 90, code = 3, col = "darkorange", pch = 5, cex = 3)
lines(2012:2040, bac.rt.trend.g.l, lty = 'dashed', col = 'red')
lines(2012:2040, bac.rt.trend.g.u, lty = 'dashed', col = 'red')
polygon(c(2012:2040,rev(2012:2040)), c(bac.rt.trend.g.l, rev(bac.rt.trend.g.u)), col = 'grey80', border = NA)
par(new = T)
plot(2000:2040, ylim = c(min(bac.PA$freq), max(bac.rt.trend.g)),y = c(bac.PA$freq,bac.rt.trend.g), type = "l", xlab = "Year", ylab = "Resistance Frequency",main = "Projected Resistance Frequency with/out Bacteria Stewardship")
## ---- chunk 23
bac1 <- data.frame(Year = 2000:2011, y = bac.PA$freq, Stewardship = NA)
bac2 <- data.frame(Year = 2000:2040, y= c(bac.PA$freq,bac.rt.trend.g), Stewardship = NA)
bac3 <- data.frame(Year = 2012:2040, y= bac.rt.trend.g, Stewardship = NA)
bac4 <- data.frame(Year = 2000:2011, y = bacfreq.rt.l, Stewardship = bacfreq.rt.u)

ggsave("ci.bac.jpeg", height = 5, width = 7)
ci.bac <- ggplot(bac2, aes(x=Year, y=y)) + geom_line() + geom_point(data = bac1, size = 0.8) + geom_errorbar(data = bac1, aes(ymin = lwr, ymax = upr), width = 0.4, color = "darkorange") + geom_ribbon(data=bac3,aes(ymin=lwr,ymax=upr),alpha=0.2, fill = "blue") + theme_classic() + ylab("Resistance Frequency") + ggtitle("Bacteremia") + theme(plot.title =element_text(size=16, face="bold", hjust = 0.5), axis.title.y = element_text(size = 13), axis.title.x = element_text(size = 13), axis.text.x = element_text(size=13),axis.text.y = element_text(size=13))

length(bac.rt.l)
## ---- chunk 24
summary = summary(lm(bac.PA$freq ~ bac.PA$Year))

summary$coefficient[1] + summary$coefficient[2]*2020
summary$coefficient[1] + summary$coefficient[2]*2040
